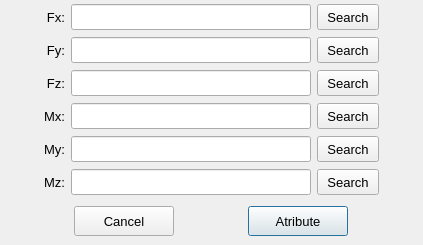
        <widget class="QWidget" name="tab_table_values">
         <attribute name="title">
          <string>Load tables</string>
         </attribute>
         <layout class="QGridLayout" name="gridLayout_15">
          <property name="leftMargin">
           <number>0</number>
          </property>
          <property name="topMargin">
           <number>0</number>
          </property>
          <property name="rightMargin">
           <number>0</number>
          </property>
          <property name="bottomMargin">
           <number>0</number>
          </property>
          <property name="spacing">
           <number>0</number>
          </property>
          <item row="2" column="0">
           <widget class="QFrame" name="frame_8">
            <property name="minimumSize">
             <size>
              <width>0</width>
              <height>48</height>
             </size>
            </property>
            <property name="maximumSize">
             <size>
              <width>16777215</width>
              <height>48</height>
             </size>
            </property>
            <property name="frameShape">
             <enum>QFrame::NoFrame</enum>
            </property>
            <property name="frameShadow">
             <enum>QFrame::Raised</enum>
            </property>
            <layout class="QGridLayout" name="gridLayout_16">
             <property name="leftMargin">
              <number>4</number>
             </property>
             <property name="topMargin">
              <number>4</number>
             </property>
             <property name="rightMargin">
              <number>4</number>
             </property>
             <property name="bottomMargin">
              <number>4</number>
             </property>
             <property name="spacing">
              <number>4</number>
             </property>
             <item row="0" column="1">
              <widget class="QPushButton" name="pushButton_table_values_confirm">
               <property name="minimumSize">
                <size>
                 <width>100</width>
                 <height>30</height>
                </size>
               </property>
               <property name="maximumSize">
                <size>
                 <width>100</width>
                 <height>30</height>
                </size>
               </property>
               <property name="font">
                <font>
                 <pointsize>10</pointsize>
                </font>
               </property>
               <property name="styleSheet">
                <string notr="true"/>
               </property>
               <property name="text">
                <string>Atribute</string>
               </property>
               <property name="autoDefault">
                <bool>false</bool>
               </property>
               <property name="default">
                <bool>true</bool>
               </property>
              </widget>
             </item>
             <item row="0" column="0">
              <widget class="QPushButton" name="pushButton_cancel_tab1">
               <property name="minimumSize">
                <size>
                 <width>100</width>
                 <height>30</height>
                </size>
               </property>
               <property name="maximumSize">
                <size>
                 <width>100</width>
                 <height>30</height>
                </size>
               </property>
               <property name="font">
                <font>
                 <pointsize>10</pointsize>
                </font>
               </property>
               <property name="styleSheet">
                <string notr="true"/>
               </property>
               <property name="text">
                <string>Cancel</string>
               </property>
               <property name="autoDefault">
                <bool>false</bool>
               </property>
              </widget>
             </item>
            </layout>
           </widget>
          </item>
          <item row="0" column="0">
           <widget class="QFrame" name="frame_9">
            <property name="frameShape">
             <enum>QFrame::NoFrame</enum>
            </property>
            <property name="frameShadow">
             <enum>QFrame::Raised</enum>
            </property>
            <layout class="QGridLayout" name="gridLayout_3">
             <property name="leftMargin">
              <number>4</number>
             </property>
             <property name="topMargin">
              <number>4</number>
             </property>
             <property name="rightMargin">
              <number>4</number>
             </property>
             <property name="bottomMargin">
              <number>2</number>
             </property>
             <property name="horizontalSpacing">
              <number>6</number>
             </property>
             <property name="verticalSpacing">
              <number>7</number>
             </property>
             <item row="1" column="1">
              <widget class="QLabel" name="label_Uy_table">
               <property name="enabled">
                <bool>true</bool>
               </property>
               <property name="minimumSize">
                <size>
                 <width>0</width>
                 <height>26</height>
                </size>
               </property>
               <property name="maximumSize">
                <size>
                 <width>38</width>
                 <height>26</height>
                </size>
               </property>
               <property name="font">
                <font>
                 <pointsize>10</pointsize>
                </font>
               </property>
               <property name="text">
                <string>Fy:</string>
               </property>
               <property name="alignment">
                <set>Qt::AlignRight|Qt::AlignTrailing|Qt::AlignVCenter</set>
               </property>
              </widget>
             </item>
             <item row="2" column="2">
              <widget class="QLineEdit" name="lineEdit_path_table_fz">
               <property name="enabled">
                <bool>true</bool>
               </property>
               <property name="minimumSize">
                <size>
                 <width>240</width>
                 <height>26</height>
                </size>
               </property>
               <property name="maximumSize">
                <size>
                 <width>240</width>
                 <height>26</height>
                </size>
               </property>
               <property name="alignment">
                <set>Qt::AlignCenter</set>
               </property>
              </widget>
             </item>
             <item row="5" column="3">
              <widget class="QPushButton" name="pushButton_load_mz_table">
               <property name="enabled">
                <bool>true</bool>
               </property>
               <property name="sizePolicy">
                <sizepolicy hsizetype="Expanding" vsizetype="Fixed">
                 <horstretch>0</horstretch>
                 <verstretch>0</verstretch>
                </sizepolicy>
               </property>
               <property name="minimumSize">
                <size>
                 <width>62</width>
                 <height>26</height>
                </size>
               </property>
               <property name="maximumSize">
                <size>
                 <width>62</width>
                 <height>26</height>
                </size>
               </property>
               <property name="font">
                <font>
                 <pointsize>10</pointsize>
                </font>
               </property>
               <property name="styleSheet">
                <string notr="true"/>
               </property>
               <property name="text">
                <string>Search</string>
               </property>
              </widget>
             </item>
             <item row="0" column="2">
              <widget class="QLineEdit" name="lineEdit_path_table_fx">
               <property name="enabled">
                <bool>true</bool>
               </property>
               <property name="minimumSize">
                <size>
                 <width>240</width>
                 <height>26</height>
                </size>
               </property>
               <property name="maximumSize">
                <size>
                 <width>240</width>
                 <height>26</height>
                </size>
               </property>
               <property name="styleSheet">
                <string notr="true"/>
               </property>
               <property name="alignment">
                <set>Qt::AlignCenter</set>
               </property>
              </widget>
             </item>
             <item row="0" column="3">
              <widget class="QPushButton" name="pushButton_load_fx_table">
               <property name="enabled">
                <bool>true</bool>
               </property>
               <property name="sizePolicy">
                <sizepolicy hsizetype="Expanding" vsizetype="Fixed">
                 <horstretch>0</horstretch>
                 <verstretch>0</verstretch>
                </sizepolicy>
               </property>
               <property name="minimumSize">
                <size>
                 <width>62</width>
                 <height>26</height>
                </size>
               </property>
               <property name="maximumSize">
                <size>
                 <width>62</width>
                 <height>26</height>
                </size>
               </property>
               <property name="font">
                <font>
                 <pointsize>10</pointsize>
                </font>
               </property>
               <property name="styleSheet">
                <string notr="true"/>
               </property>
               <property name="text">
                <string>Search</string>
               </property>
              </widget>
             </item>
             <item row="2" column="1">
              <widget class="QLabel" name="label_Uz_table">
               <property name="enabled">
                <bool>true</bool>
               </property>
               <property name="minimumSize">
                <size>
                 <width>0</width>
                 <height>26</height>
                </size>
               </property>
               <property name="maximumSize">
                <size>
                 <width>38</width>
                 <height>26</height>
                </size>
               </property>
               <property name="font">
                <font>
                 <pointsize>10</pointsize>
                </font>
               </property>
               <property name="text">
                <string>Fz:</string>
               </property>
               <property name="alignment">
                <set>Qt::AlignRight|Qt::AlignTrailing|Qt::AlignVCenter</set>
               </property>
              </widget>
             </item>
             <item row="5" column="2">
              <widget class="QLineEdit" name="lineEdit_path_table_mz">
               <property name="enabled">
                <bool>true</bool>
               </property>
               <property name="minimumSize">
                <size>
                 <width>240</width>
                 <height>26</height>
                </size>
               </property>
               <property name="maximumSize">
                <size>
                 <width>240</width>
                 <height>26</height>
                </size>
               </property>
               <property name="styleSheet">
                <string notr="true"/>
               </property>
               <property name="alignment">
                <set>Qt::AlignCenter</set>
               </property>
              </widget>
             </item>
             <item row="1" column="2">
              <widget class="QLineEdit" name="lineEdit_path_table_fy">
               <property name="enabled">
                <bool>true</bool>
               </property>
               <property name="minimumSize">
                <size>
                 <width>240</width>
                 <height>26</height>
                </size>
               </property>
               <property name="maximumSize">
                <size>
                 <width>240</width>
                 <height>26</height>
                </size>
               </property>
               <property name="styleSheet">
                <string notr="true"/>
               </property>
               <property name="alignment">
                <set>Qt::AlignCenter</set>
               </property>
              </widget>
             </item>
             <item row="2" column="3">
              <widget class="QPushButton" name="pushButton_load_fz_table">
               <property name="enabled">
                <bool>true</bool>
               </property>
               <property name="sizePolicy">
                <sizepolicy hsizetype="Expanding" vsizetype="Fixed">
                 <horstretch>0</horstretch>
                 <verstretch>0</verstretch>
                </sizepolicy>
               </property>
               <property name="minimumSize">
                <size>
                 <width>62</width>
                 <height>26</height>
                </size>
               </property>
               <property name="maximumSize">
                <size>
                 <width>62</width>
                 <height>26</height>
                </size>
               </property>
               <property name="font">
                <font>
                 <pointsize>10</pointsize>
                </font>
               </property>
               <property name="styleSheet">
                <string notr="true"/>
               </property>
               <property name="text">
                <string>Search</string>
               </property>
              </widget>
             </item>
             <item row="1" column="3">
              <widget class="QPushButton" name="pushButton_load_fy_table">
               <property name="enabled">
                <bool>true</bool>
               </property>
               <property name="sizePolicy">
                <sizepolicy hsizetype="Expanding" vsizetype="Fixed">
                 <horstretch>0</horstretch>
                 <verstretch>0</verstretch>
                </sizepolicy>
               </property>
               <property name="minimumSize">
                <size>
                 <width>62</width>
                 <height>26</height>
                </size>
               </property>
               <property name="maximumSize">
                <size>
                 <width>62</width>
                 <height>26</height>
                </size>
               </property>
               <property name="font">
                <font>
                 <pointsize>10</pointsize>
                </font>
               </property>
               <property name="styleSheet">
                <string notr="true"/>
               </property>
               <property name="text">
                <string>Search</string>
               </property>
              </widget>
             </item>
             <item row="0" column="1">
              <widget class="QLabel" name="label_Ux_table">
               <property name="enabled">
                <bool>true</bool>
               </property>
               <property name="minimumSize">
                <size>
                 <width>0</width>
                 <height>26</height>
                </size>
               </property>
               <property name="maximumSize">
                <size>
                 <width>38</width>
                 <height>26</height>
                </size>
               </property>
               <property name="font">
                <font>
                 <pointsize>10</pointsize>
                </font>
               </property>
               <property name="text">
                <string>Fx:</string>
               </property>
               <property name="alignment">
                <set>Qt::AlignRight|Qt::AlignTrailing|Qt::AlignVCenter</set>
               </property>
              </widget>
             </item>
             <item row="3" column="1">
              <widget class="QLabel" name="label_Rx_table">
               <property name="enabled">
                <bool>true</bool>
               </property>
               <property name="minimumSize">
                <size>
                 <width>0</width>
                 <height>26</height>
                </size>
               </property>
               <property name="maximumSize">
                <size>
                 <width>38</width>
                 <height>26</height>
                </size>
               </property>
               <property name="font">
                <font>
                 <pointsize>10</pointsize>
                </font>
               </property>
               <property name="text">
                <string>Mx:</string>
               </property>
               <property name="alignment">
                <set>Qt::AlignRight|Qt::AlignTrailing|Qt::AlignVCenter</set>
               </property>
              </widget>
             </item>
             <item row="3" column="2">
              <widget class="QLineEdit" name="lineEdit_path_table_mx">
               <property name="enabled">
                <bool>true</bool>
               </property>
               <property name="minimumSize">
                <size>
                 <width>240</width>
                 <height>26</height>
                </size>
               </property>
               <property name="maximumSize">
                <size>
                 <width>240</width>
                 <height>26</height>
                </size>
               </property>
               <property name="alignment">
                <set>Qt::AlignCenter</set>
               </property>
              </widget>
             </item>
             <item row="3" column="3">
              <widget class="QPushButton" name="pushButton_load_mx_table">
               <property name="enabled">
                <bool>true</bool>
               </property>
               <property name="sizePolicy">
                <sizepolicy hsizetype="Expanding" vsizetype="Fixed">
                 <horstretch>0</horstretch>
                 <verstretch>0</verstretch>
                </sizepolicy>
               </property>
               <property name="minimumSize">
                <size>
                 <width>62</width>
                 <height>26</height>
                </size>
               </property>
               <property name="maximumSize">
                <size>
                 <width>62</width>
                 <height>26</height>
                </size>
               </property>
               <property name="font">
                <font>
                 <pointsize>10</pointsize>
                </font>
               </property>
               <property name="styleSheet">
                <string notr="true"/>
               </property>
               <property name="text">
                <string>Search</string>
               </property>
              </widget>
             </item>
             <item row="4" column="3">
              <widget class="QPushButton" name="pushButton_load_my_table">
               <property name="enabled">
                <bool>true</bool>
               </property>
               <property name="sizePolicy">
                <sizepolicy hsizetype="Expanding" vsizetype="Fixed">
                 <horstretch>0</horstretch>
                 <verstretch>0</verstretch>
                </sizepolicy>
               </property>
               <property name="minimumSize">
                <size>
                 <width>62</width>
                 <height>26</height>
                </size>
               </property>
               <property name="maximumSize">
                <size>
                 <width>62</width>
                 <height>26</height>
                </size>
               </property>
               <property name="font">
                <font>
                 <pointsize>10</pointsize>
                </font>
               </property>
               <property name="styleSheet">
                <string notr="true"/>
               </property>
               <property name="text">
                <string>Search</string>
               </property>
              </widget>
             </item>
             <item row="4" column="1">
              <widget class="QLabel" name="label_Ry_table">
               <property name="enabled">
                <bool>true</bool>
               </property>
               <property name="minimumSize">
                <size>
                 <width>0</width>
                 <height>26</height>
                </size>
               </property>
               <property name="maximumSize">
                <size>
                 <width>38</width>
                 <height>26</height>
                </size>
               </property>
               <property name="font">
                <font>
                 <pointsize>10</pointsize>
                </font>
               </property>
               <property name="text">
                <string>My:</string>
               </property>
               <property name="alignment">
                <set>Qt::AlignRight|Qt::AlignTrailing|Qt::AlignVCenter</set>
               </property>
              </widget>
             </item>
             <item row="4" column="2">
              <widget class="QLineEdit" name="lineEdit_path_table_my">
               <property name="enabled">
                <bool>true</bool>
               </property>
               <property name="minimumSize">
                <size>
                 <width>240</width>
                 <height>26</height>
                </size>
               </property>
               <property name="maximumSize">
                <size>
                 <width>240</width>
                 <height>26</height>
                </size>
               </property>
               <property name="alignment">
                <set>Qt::AlignCenter</set>
               </property>
              </widget>
             </item>
             <item row="5" column="1">
              <widget class="QLabel" name="label_Rz_table">
               <property name="enabled">
                <bool>true</bool>
               </property>
               <property name="minimumSize">
                <size>
                 <width>0</width>
                 <height>26</height>
                </size>
               </property>
               <property name="maximumSize">
                <size>
                 <width>38</width>
                 <height>26</height>
                </size>
               </property>
               <property name="font">
                <font>
                 <pointsize>10</pointsize>
                </font>
               </property>
               <property name="text">
                <string>Mz:</string>
               </property>
               <property name="alignment">
                <set>Qt::AlignRight|Qt::AlignTrailing|Qt::AlignVCenter</set>
               </property>
              </widget>
             </item>
             <item row="0" column="4">
              <spacer name="horizontalSpacer_7">
               <property name="orientation">
                <enum>Qt::Horizontal</enum>
               </property>
               <property name="sizeHint" stdset="0">
                <size>
                 <width>40</width>
                 <height>20</height>
                </size>
               </property>
              </spacer>
             </item>
             <item row="0" column="0">
              <spacer name="horizontalSpacer_8">
               <property name="orientation">
                <enum>Qt::Horizontal</enum>
               </property>
               <property name="sizeHint" stdset="0">
                <size>
                 <width>40</width>
                 <height>20</height>
                </size>
               </property>
              </spacer>
             </item>
            </layout>
           </widget>
          </item>
         </layout>
        </widget>
